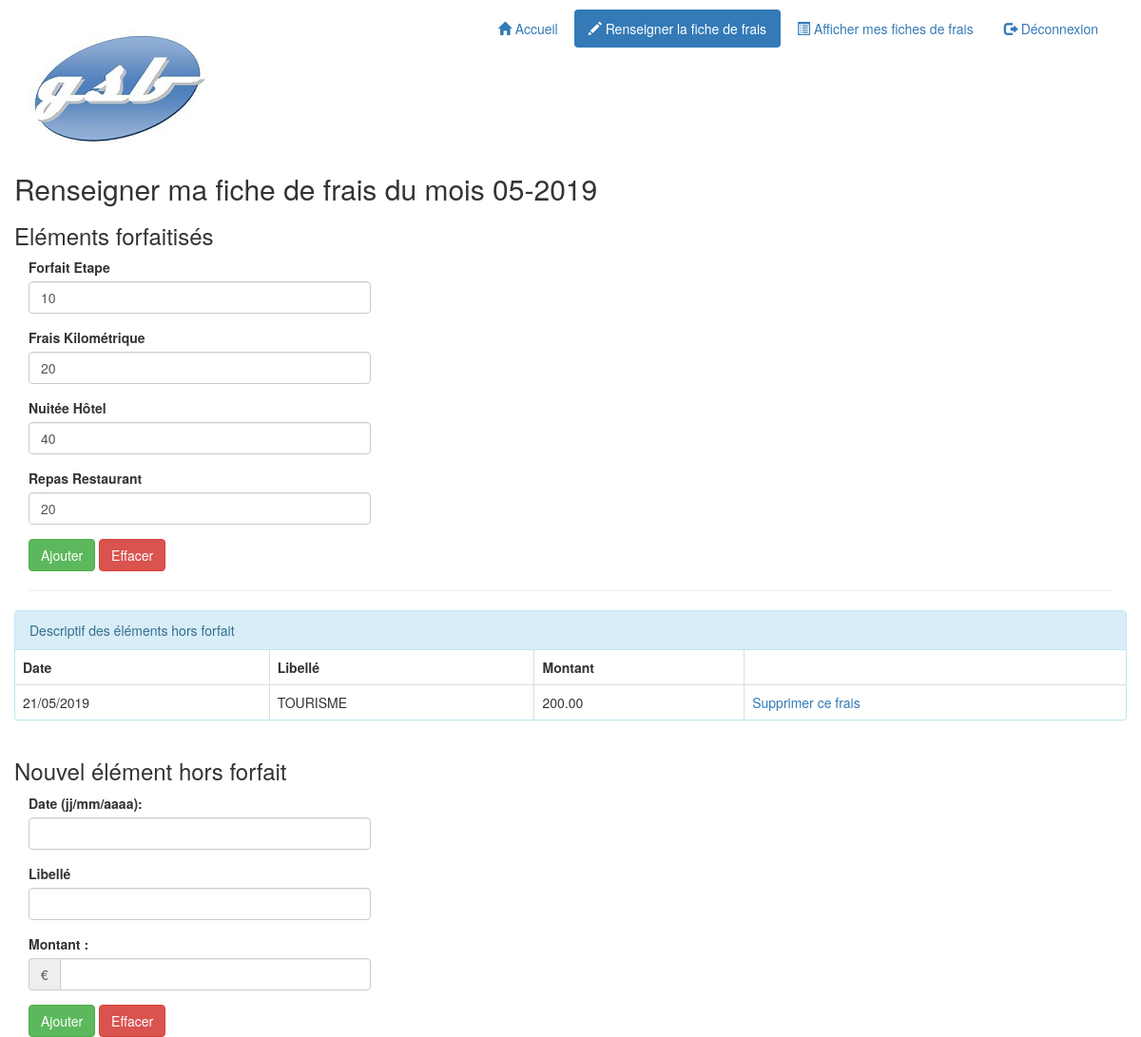
Page /gsb_frais/index.php?uc=gererFrais&action=saisirFrais (signed in) on the committed database.
### tables this page shows
CREATE TABLE IF NOT EXISTS `lignefraisforfait` (
  `idvisiteur` char(4) NOT NULL,
  `mois` char(6) NOT NULL,
  `idfraisforfait` char(3) NOT NULL,
  `quantite` int(11) DEFAULT NULL,
  PRIMARY KEY (`idvisiteur`,`mois`,`idfraisforfait`),
  KEY `idfraisforfait` (`idfraisforfait`)
);

CREATE TABLE IF NOT EXISTS `fraisforfait` (
  `id` char(3) NOT NULL,
  `libelle` char(20) DEFAULT NULL,
  `montant` decimal(5,2) DEFAULT NULL,
  PRIMARY KEY (`id`)
);

CREATE TABLE IF NOT EXISTS `lignefraishorsforfait` (
  `id` int(11) NOT NULL AUTO_INCREMENT,
  `idvisiteur` char(4) NOT NULL,
  `mois` char(6) NOT NULL,
  `libelle` varchar(100) DEFAULT NULL,
  `date` date DEFAULT NULL,
  `montant` decimal(10,2) DEFAULT NULL,
  `refus` tinyint(1) NOT NULL,
  PRIMARY KEY (`id`),
  KEY `idvisiteur` (`idvisiteur`,`mois`)
);

### gsb_frais/includes/fct.inc.php (called while the page is built, shortened)
<?php
function estConnecte()
{
    if(isset($_SESSION['idVisiteur'])){
        return true;
    }else if (isset($_SESSION['idComptable'])){
        return true;
    }
    return false;
}
function dateAnglaisVersFrancais($maDate)
{
    @list($annee, $mois, $jour) = explode('-', $maDate);
    $date = $jour . '/' . $mois . '/' . $annee;
    return $date;
}
function getMois($date)
{
    @list($jour, $mois, $annee) = explode('/', $date);
    return $annee . $mois;
}

### gsb_frais/includes/class.pdogsb.inc.php (called while the page is built, shortened)
<?php
class PdoGsb
{
    private static $serveur = 'mysql:host=localhost';
    private static $bdd = 'dbname=gsb_frais';
    private static $user = 'root';
    private static $mdp = '';
    private static $monPdo;
    private static $monPdoGsb = null;
    public function __construct()
    {
        PdoGsb::$monPdo = new PDO(
            PdoGsb::$serveur . ';' . PdoGsb::$bdd,
            PdoGsb::$user,
            PdoGsb::$mdp
        );
        PdoGsb::$monPdo->query('SET CHARACTER SET utf8');
    }
    public static function getPdoGsb()
    {
        if (PdoGsb::$monPdoGsb == null) {
            PdoGsb::$monPdoGsb = new PdoGsb();
        }
        return PdoGsb::$monPdoGsb;
    }
    public function getLesFraisHorsForfait($idVisiteur, $mois)
    {
        $requetePrepare = PdoGsb::$monPdo->prepare(
            'SELECT * FROM lignefraishorsforfait '
            . 'WHERE lignefraishorsforfait.idvisiteur = :unIdVisiteur '
            . 'AND lignefraishorsforfait.mois = :unMois '
                . 'ORDER BY lignefraishorsforfait.date asc'
        );
        $requetePrepare->bindParam(':unIdVisiteur', $idVisiteur, PDO::PARAM_STR);
        $requetePrepare->bindParam(':unMois', $mois, PDO::PARAM_STR);
        $requetePrepare->execute();
        $lesLignes = $requetePrepare->fetchAll();
        for ($i = 0; $i < count($lesLignes); $i++) {
            $date = $lesLignes[$i]['date'];
            $lesLignes[$i]['date'] = dateAnglaisVersFrancais($date);
        }
        return $lesLignes;
    }
    public function getLesFraisForfait($idVisiteur, $mois)
    {
        $requetePrepare = PdoGSB::$monPdo->prepare(
            'SELECT fraisforfait.id as idfrais, '
            . 'fraisforfait.libelle as libelle, '
            . 'fraisforfait.montant, '
            . 'lignefraisforfait.quantite as quantite '
            . 'FROM lignefraisforfait '
            . 'INNER JOIN fraisforfait '
            . 'ON fraisforfait.id = lignefraisforfait.idfraisforfait '
            . 'WHERE lignefraisforfait.idvisiteur = :unIdVisiteur '
            . 'AND lignefraisforfait.mois = :unMois '
            . 'ORDER BY lignefraisforfait.idfraisforfait'
        );
        $requetePrepare->bindParam(':unIdVisiteur', $idVisiteur, PDO::PARAM_STR);
        $requetePrepare->bindParam(':unMois', $mois, PDO::PARAM_STR);
        $requetePrepare->execute();
        return $requetePrepare->fetchAll();
    }
    public function getLesInfosFicheFrais($idVisiteur, $mois)
    {
        $requetePrepare = PdoGSB::$monPdo->prepare(
            'SELECT fichefrais.idetat as idEtat, '
            . 'fichefrais.datemodif as dateModif,'
            . 'fichefrais.nbjustificatifs as nbJustificatifs, '
            . 'fichefrais.montantvalide as montantValide, '
            . 'etat.libelle as libEtat '
            . 'FROM fichefrais '
            . 'INNER JOIN etat ON fichefrais.idetat = etat.id '
            . 'WHERE fichefrais.idvisiteur = :unIdVisiteur '
            . 'AND fichefrais.mois = :unMois'
        );
        $requetePrepare->bindParam(':unIdVisiteur', $idVisiteur, PDO::PARAM_STR);
        $requetePrepare->bindParam(':unMois', $mois, PDO::PARAM_STR);
        $requetePrepare->execute();
        $laLigne = $requetePrepare->fetch();
        return $laLigne;
    }
}

### gsb_frais/vues/v_listeFraisForfait.php (the view, shortened to what this page needs)
<div class="row">
    <h2>Renseigner ma fiche de frais du mois
        <?php echo $numMois . '-' . $numAnnee ?>
    </h2>
    <h3>Eléments forfaitisés</h3>
    <div class="col-md-4">
        <form method="post"
              action="index.php?uc=gererFrais&action=validerMajFraisForfait"
              role="form">
            <fieldset>
                <?php
                foreach ($lesFraisForfait as $unFrais) {
                    $idFrais = $unFrais['idfrais'];
                    $libelle = htmlspecialchars($unFrais['libelle']);
                    $quantite = $unFrais['quantite']; ?>
                    <div class="form-group">
                        <label for="idFrais"><?php echo $libelle ?></label>
                        <input type="text" id="idFrais"
                               name="lesFrais[<?php echo $idFrais ?>]"
                               size="10" maxlength="5"
                               value="<?php echo $quantite ?>"
                               class="form-control">
                    </div>
                    <?php
                }
                ?>
                <button class="btn btn-success" type="submit">Ajouter</button>
                <button class="btn btn-danger" type="reset">Effacer</button>
            </fieldset>
        </form>
    </div>
</div>

### gsb_frais/index.php (shortened to what this page needs)
<?php
require_once 'includes/fct.inc.php';
require_once 'includes/class.pdogsb.inc.php';
$pdo = PdoGsb::getPdoGsb();
$estConnecte = estConnecte();
if(isset($_SESSION['idVisiteur']))
{
    require 'vues/v_entete.php';
}
else
{
    require 'vues/v_enteteComptable.php';
}
$uc = filter_input(INPUT_GET, 'uc', FILTER_SANITIZE_STRING);
switch ($uc) {
case 'gererFrais':
    include 'controleurs/c_gererFrais.php';
    break;
}
require 'vues/v_pied.php';

### gsb_frais/vues/v_entete.php (shortened to what this page needs)
<!DOCTYPE html>
<html>
    <head>
        <link href="./styles/bootstrap/bootstrap.css" rel="stylesheet">
        <link href="./styles/style.css" rel="stylesheet">
    </head>
    <body>
        <div class="container">
            <?php
            $uc = filter_input(INPUT_GET, 'uc', FILTER_SANITIZE_STRING);
            if ($estConnecte) {
                ?>
            <div class="header">
                <div class="row vertical-align">
                    <div class="col-md-4">
                        <h1>
                            <img src="./images/logo.jpg" class="img-responsive"
                                 alt="Laboratoire Galaxy-Swiss Bourdin"
                                 title="Laboratoire Galaxy-Swiss Bourdin">
                        </h1>
                    </div>
                    <div class="col-md-8">
                        <ul class="nav nav-pills pull-right" role="tablist">
                            <li <?php if (!$uc || $uc == 'accueil') { ?>class="active" <?php } ?>>
                                <a href="index.php">
                                    <span class="glyphicon glyphicon-home"></span>
                                    Accueil
                                </a>
                            </li>
                            <li <?php if ($uc == 'gererFrais') { ?>class="active"<?php } ?>>
                                <a href="index.php?uc=gererFrais&action=saisirFrais">
                                    <span class="glyphicon glyphicon-pencil"></span>
                                    Renseigner la fiche de frais
                                </a>
                            </li>
                            <li <?php if ($uc == 'etatFrais') { ?>class="active"<?php } ?>>
                                <a href="index.php?uc=etatFrais&action=selectionnerMois">
                                    <span class="glyphicon glyphicon-list-alt"></span>
                                    Afficher mes fiches de frais
                                </a>
                            </li>
                            <li
                            <?php if ($uc == 'deconnexion') { ?>class="active"<?php } ?>>
                                <a href="index.php?uc=deconnexion&action=demandeDeconnexion">
                                    <span class="glyphicon glyphicon-log-out"></span>
                                    Déconnexion
                                </a>
                            </li>
                        </ul>
                    </div>
                </div>
            </div>
                <?php
            }

### gsb_frais/controleurs/c_gererFrais.php (shortened to what this page needs)
<?php
$idVisiteur = $_SESSION['idVisiteur'];
$mois = getMois(date('d/m/Y'));
$numAnnee = substr($mois, 0, 4);
$numMois = substr($mois, 4, 2);
$action = filter_input(INPUT_GET, 'action', FILTER_SANITIZE_STRING);
$infosFiche = $pdo->getLesInfosFicheFrais($idVisiteur, $mois);
switch ($action) {
    case 'saisirFrais':
            $infosFiche = $pdo->getLesInfosFicheFrais($idVisiteur, $mois);
        break;
}
if ($infosFiche['idEtat'] === 'CR') {
    $lesFraisHorsForfait = $pdo->getLesFraisHorsForfait($idVisiteur, $mois);
    $lesFraisForfait = $pdo->getLesFraisForfait($idVisiteur, $mois);
    require 'vues/v_listeFraisForfait.php';
    require 'vues/v_listeFraisHorsForfait.php';
}else{
    ajouterSucces('La fiche de de ' . date('m/Y') . ' a déjà été '
            . 'soumise à validation');
    include 'vues/v_succes.php';
}

### gsb_frais/vues/v_listeFraisHorsForfait.php (shortened to what this page needs)
<hr>
<div class="row">
    <div class="panel panel-info">
        <div class="panel-heading">Descriptif des éléments hors forfait</div>
        <table class="table table-bordered table-responsive">
            <thead>
                <tr>
                    <th class="date">Date</th>
                    <th class="libelle">Libellé</th>
                    <th class="montant">Montant</th>
                    <th class="action">&nbsp;</th>
                </tr>
            </thead>
            <tbody>
            <?php
            foreach ($lesFraisHorsForfait as $unFraisHorsForfait) {
                $libelle = htmlspecialchars($unFraisHorsForfait['libelle']);
                $date = $unFraisHorsForfait['date'];
                $montant = $unFraisHorsForfait['montant'];
                $id = $unFraisHorsForfait['id']; ?>
                <tr>
                    <td> <?php echo $date ?></td>
                    <td> <?php echo $libelle ?></td>
                    <td><?php echo $montant ?></td>
                    <td><a href="index.php?uc=gererFrais&action=supprimerFrais&idFrais=<?php echo $id ?>"
                           onclick="return confirm('Voulez-vous vraiment supprimer ce frais?');">Supprimer ce frais</a></td>
                </tr>
                <?php
            }
            ?>
            </tbody>
        </table>
    </div>
</div>
<div class="row">
    <h3>Nouvel élément hors forfait</h3>
    <div class="col-md-4">
        <form action="index.php?uc=gererFrais&action=validerCreationFrais"
              method="post" role="form">
            <div class="form-group">
                <label for="txtDateHF">Date (jj/mm/aaaa): </label>
                <input type="text" id="txtDateHF" name="dateFrais"
                       class="form-control" id="text">
            </div>
            <div class="form-group">
                <label for="txtLibelleHF">Libellé</label>
                <input type="text" id="txtLibelleHF" name="libelle"
                       class="form-control" id="text">
            </div>
            <div class="form-group">
                <label for="txtMontantHF">Montant : </label>
                <div class="input-group">
                    <span class="input-group-addon">€</span>
                    <input type="text" id="txtMontantHF" name="montant"
                           class="form-control" value="">
                </div>
            </div>
            <button class="btn btn-success" type="submit">Ajouter</button>
            <button class="btn btn-danger" type="reset">Effacer</button>
        </form>
    </div>
</div>

### gsb_frais/vues/v_pied.php (shortened to what this page needs)
        </div>
    </body>
</html>

### gsb_frais/styles/style.css (style rules this page uses)
.header { margin-top: 10px; }

### rows in the picture
lignefraisforfait: idfraisforfait.libelle "Forfait Etape", quantite "10"
lignefraisforfait: idfraisforfait.libelle "Frais Kilométrique", quantite "20"
lignefraisforfait: idfraisforfait.libelle "Nuitée Hôtel", quantite "40"
lignefraisforfait: idfraisforfait.libelle "Repas Restaurant", quantite "20"
lignefraishorsforfait: date "21/05/2019", libelle "TOURISME", montant "200.00"

### other values in the picture
$numMois "05"
$numAnnee "2019"
